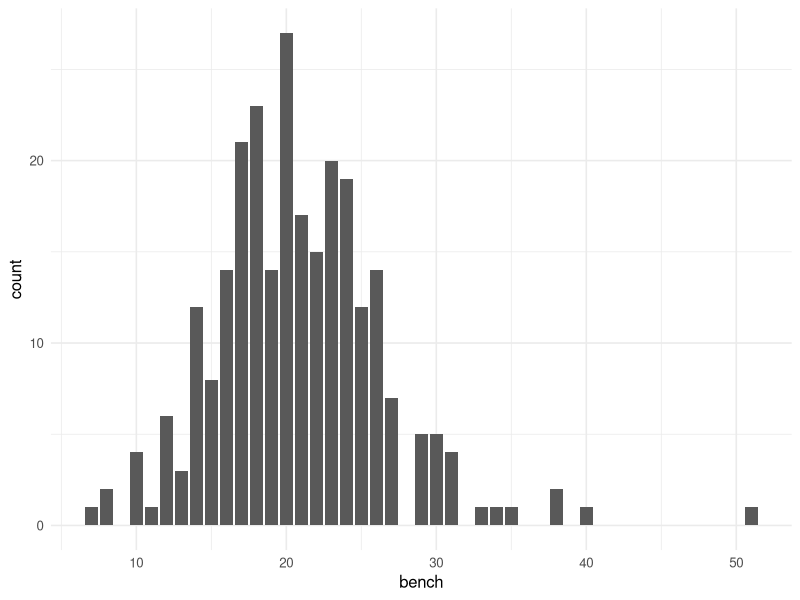
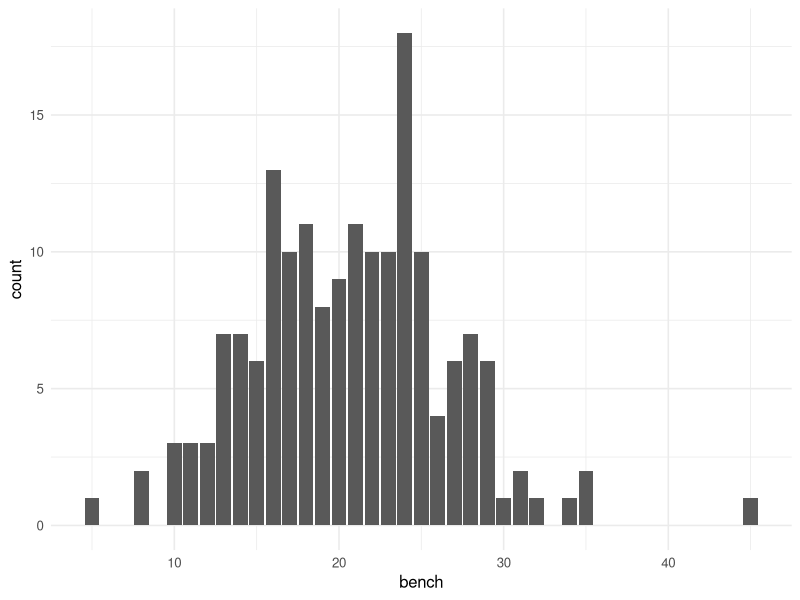
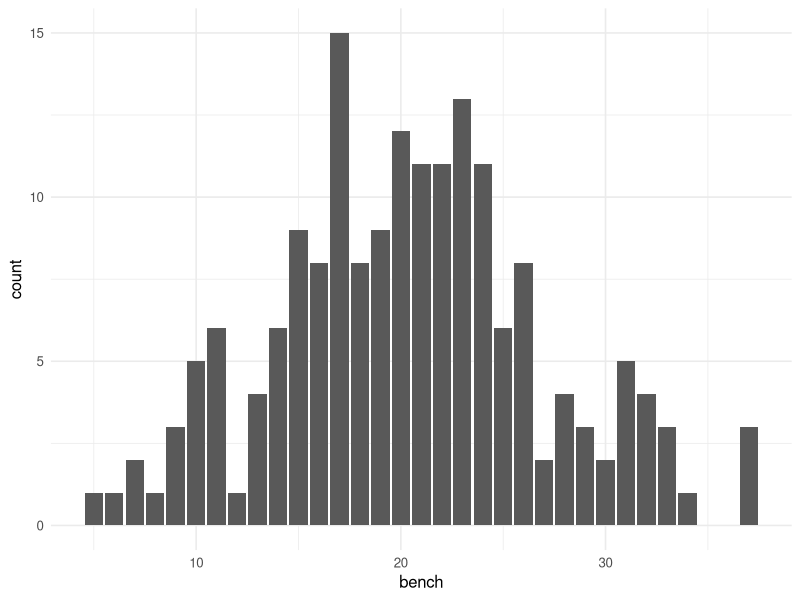
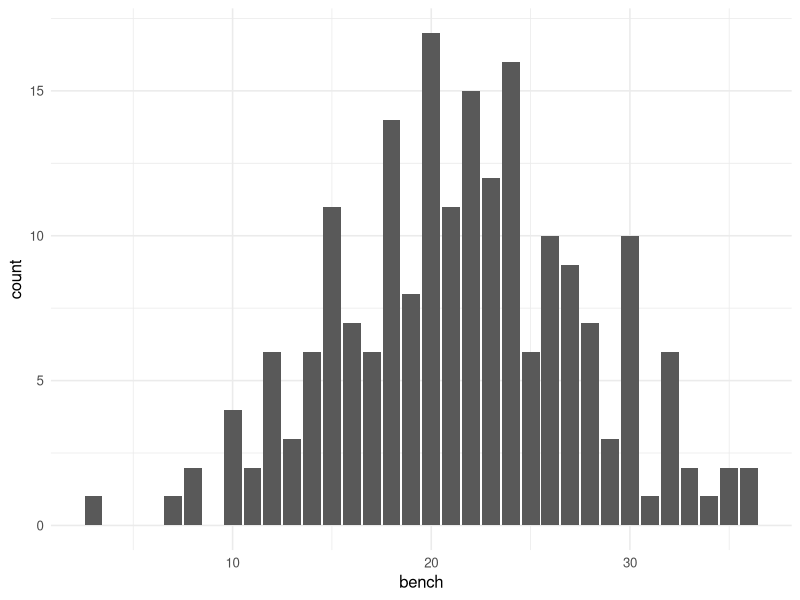
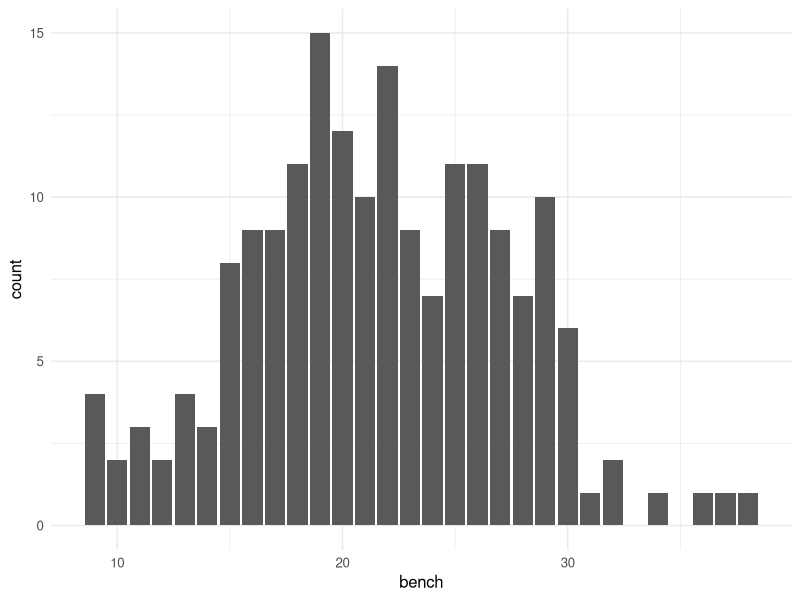
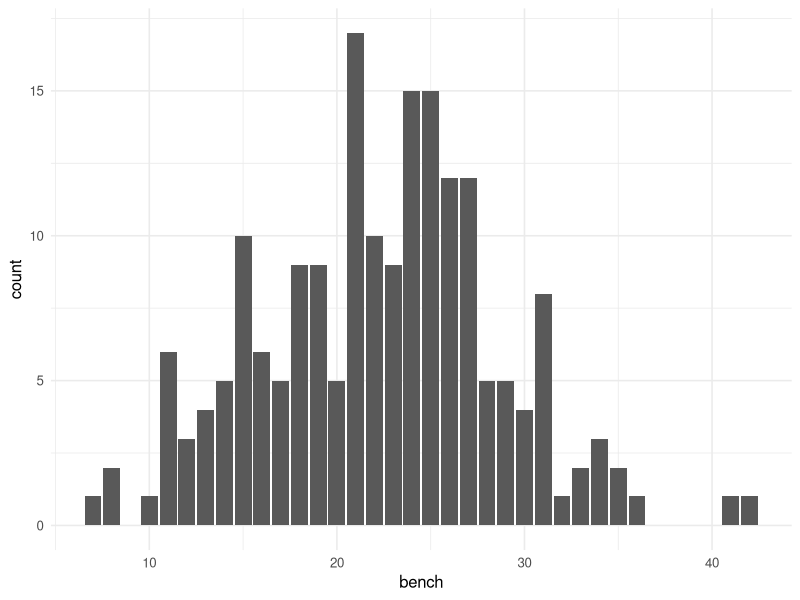
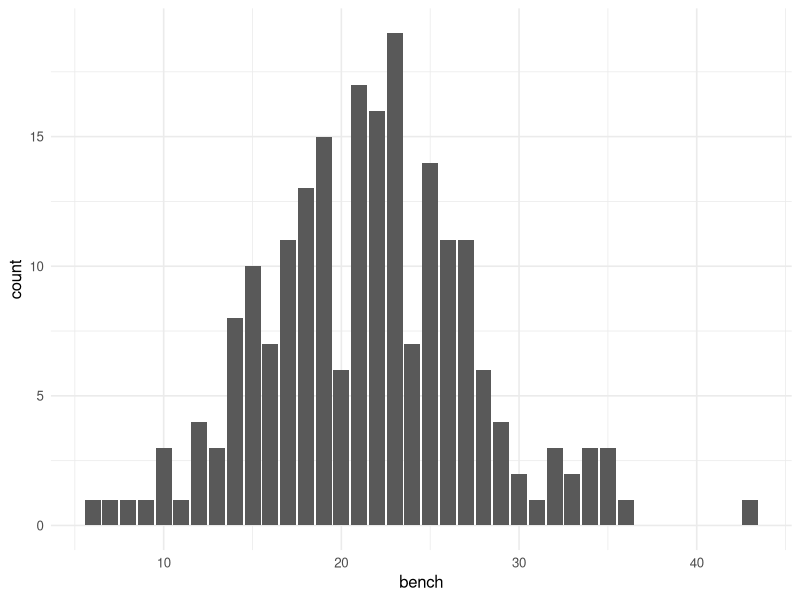
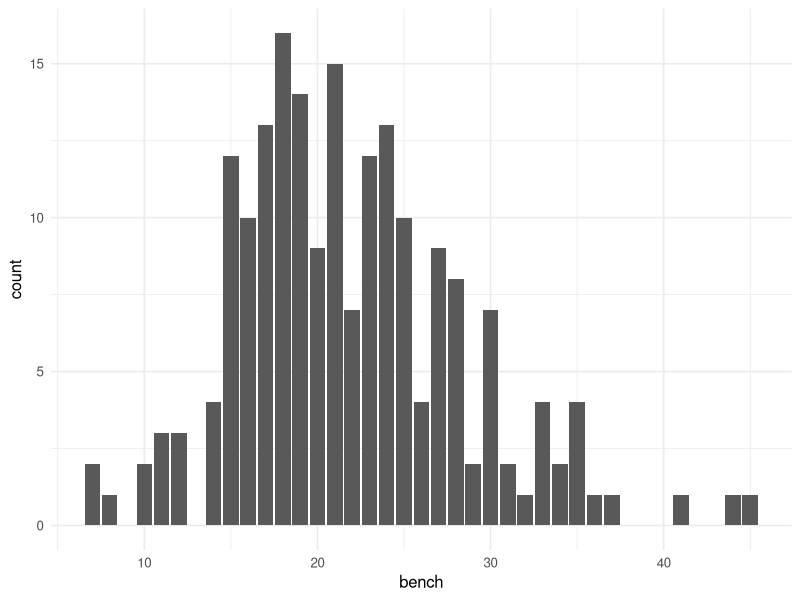

The R script that drew these images, in order:
## ---- chunk 1
library(tidyverse)
library(ggthemes)
library(modeldata)
library(dplyr)

theme_set(theme_minimal(base_size = 12))

combine <- read_csv("data/clean_combine.csv")

glimpse(combine)

condensed_combine <- combine %>%
  mutate(position = fct_collapse(position,
    "S" = c("FS", "SS"),
    "LB" = c("OLB", "ILB"),
    "DT" = c("DT", "NT")
  ))

glimpse(condensed_combine)
## ---- chunk 2
plot_bench <- function(yr) {
  plot(condensed_combine %>%
    filter(bench > 0 & year == yr) %>%
    ggplot(aes(x = bench)) +
    geom_bar())
}

for(yr in 1999:2015) {
  plot_bench(yr)
}

## ---- chunk 3
condensed_combine %>%
  group_by(year) %>%
  summarise(mean_bench = mean(bench, na.rm = TRUE)) %>%
  ggplot(aes(x = year, y = mean_bench)) +
  geom_point() +
  scale_x_continuous(breaks = 1999:2015) +
  geom_smooth(method=lm, se=FALSE) +
  theme(axis.text.x = element_text(angle=45)) + 
  labs(x = "Year", y = "Average Bench Press Reps", title = "Average Bench Press Reps by Year")
## ---- chunk 4
bench_weight <- function(yr) {
  plot(condensed_combine %>%
    filter(bench > 0 & year == yr) %>%
    ggplot(aes(x = bench, y = weight)) +
    geom_point() +
    geom_smooth(method=lm, se=FALSE))
}

for(year in 1999:2015) {
  bench_weight(year)
}
## ---- chunk 5
condensed_combine %>%
  filter(position != "OC") %>%
  group_by(position) %>%
  summarise(mean_weight = mean(weight, na.rm = TRUE)) %>%
  ggplot(aes(x = position, y = mean_weight)) +
  geom_bar(stat = "identity")
## ---- chunk 6
condensed_combine %>%
  filter(position != "OC") %>%
  group_by(position) %>%
  summarise(mean_bench = mean(bench, na.rm = TRUE)) %>%
  ggplot(aes(x = position, y = mean_bench)) +
  geom_bar(stat = "identity")
## ---- chunk 7
bench_arms <- function(yr) {
  plot(condensed_combine %>%
    filter(bench > 0 & year == yr & position != "K" & arms != 0) %>%
    ggplot(aes(x = bench, y = arms)) +
    geom_point() +
    geom_smooth(method=lm, se=FALSE))
}

for(year in 1999:2015) {
  bench_arms(year)
}
## ---- chunk 8
condensed_combine %>%
  filter(position != "OC") %>%
  group_by(bench) %>%
  summarise(mean_arms = mean(arms, na.rm = TRUE)) %>%
  ggplot(aes(x = bench, y = mean_arms)) +
  geom_bar(stat = "identity")

condensed_combine %>%
  filter(position != "OC" & year == c(2010, 2011, 2012, 2013)) %>%
  group_by(bench) %>%
  summarise(mean_arms = mean(arms, na.rm = TRUE)) %>%
  ggplot(aes(x = bench, y = mean_arms)) +
  geom_point()+
  geom_smooth(method=lm, se=FALSE)
